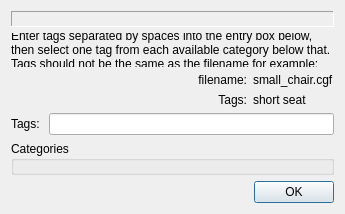
<?xml version="1.0" encoding="UTF-8"?>
<ui version="4.0">
 <class>AssetBrowserMetaTaggingDlg</class>
 <widget class="QDialog" name="AssetBrowserMetaTaggingDlg">
  <property name="geometry">
   <rect>
    <x>0</x>
    <y>0</y>
    <width>345</width>
    <height>214</height>
   </rect>
  </property>
  <property name="windowTitle">
   <string>Edit Tags</string>
  </property>
  <layout class="QVBoxLayout" name="verticalLayout">
   <item>
    <widget class="QLabel" name="m_filenameEdit">
     <property name="frameShape">
      <enum>QFrame::Panel</enum>
     </property>
     <property name="frameShadow">
      <enum>QFrame::Sunken</enum>
     </property>
     <property name="text">
      <string/>
     </property>
     <property name="alignment">
      <set>Qt::AlignHCenter|Qt::AlignTop</set>
     </property>
    </widget>
   </item>
   <item>
    <widget class="QLabel" name="label">
     <property name="text">
      <string>Enter tags separated by spaces into the entry box below, then select one tag from each available category below that. Tags should not be the same as the filename for example:</string>
     </property>
     <property name="wordWrap">
      <bool>true</bool>
     </property>
    </widget>
   </item>
   <item>
    <layout class="QHBoxLayout" name="horizontalLayout_2">
     <item>
      <spacer name="horizontalSpacer">
       <property name="orientation">
        <enum>Qt::Horizontal</enum>
       </property>
       <property name="sizeHint" stdset="0">
        <size>
         <width>198</width>
         <height>20</height>
        </size>
       </property>
      </spacer>
     </item>
     <item>
      <layout class="QGridLayout" name="gridLayout_2">
       <item row="0" column="0">
        <widget class="QLabel" name="label_6">
         <property name="text">
          <string>filename:</string>
         </property>
         <property name="alignment">
          <set>Qt::AlignRight|Qt::AlignTrailing|Qt::AlignVCenter</set>
         </property>
        </widget>
       </item>
       <item row="0" column="1">
        <widget class="QLabel" name="label_3">
         <property name="text">
          <string>small_chair.cgf</string>
         </property>
        </widget>
       </item>
       <item row="1" column="0">
        <widget class="QLabel" name="label_5">
         <property name="text">
          <string>Tags:</string>
         </property>
         <property name="alignment">
          <set>Qt::AlignRight|Qt::AlignTrailing|Qt::AlignVCenter</set>
         </property>
        </widget>
       </item>
       <item row="1" column="1">
        <widget class="QLabel" name="label_4">
         <property name="text">
          <string>short seat</string>
         </property>
        </widget>
       </item>
      </layout>
     </item>
    </layout>
   </item>
   <item>
    <layout class="QHBoxLayout" name="horizontalLayout">
     <item>
      <widget class="QLabel" name="label_2">
       <property name="text">
        <string>Tags: </string>
       </property>
       <property name="buddy">
        <cstring>m_descriptionEdit</cstring>
       </property>
      </widget>
     </item>
     <item>
      <widget class="CAutoCompleteEdit" name="m_descriptionEdit">
       <property name="alignment">
        <set>Qt::AlignLeading|Qt::AlignLeft|Qt::AlignVCenter</set>
       </property>
      </widget>
     </item>
    </layout>
   </item>
   <item>
    <widget class="QGroupBox" name="m_groupBox">
     <property name="title">
      <string>Categories</string>
     </property>
     <layout class="QGridLayout" name="gridLayout"/>
    </widget>
   </item>
   <item>
    <widget class="QDialogButtonBox" name="buttonBox">
     <property name="standardButtons">
      <set>QDialogButtonBox::Ok</set>
     </property>
    </widget>
   </item>
  </layout>
 </widget>
 <customwidgets>
  <customwidget>
   <class>CAutoCompleteEdit</class>
   <extends>QLineEdit</extends>
   <header>AssetBrowser/AssetBrowserMetaTaggingDlg.h</header>
  </customwidget>
 </customwidgets>
 <resources/>
 <connections>
  <connection>
   <sender>buttonBox</sender>
   <signal>accepted()</signal>
   <receiver>AssetBrowserMetaTaggingDlg</receiver>
   <slot>accept()</slot>
   <hints>
    <hint type="sourcelabel">
     <x>294</x>
     <y>189</y>
    </hint>
    <hint type="destinationlabel">
     <x>270</x>
     <y>177</y>
    </hint>
   </hints>
  </connection>
 </connections>
</ui>
